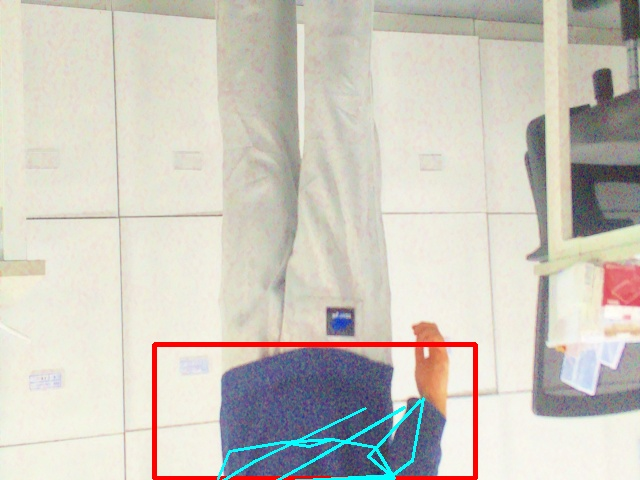
#> input picture SubCameraApp_refactory_260309_stm_com/SubCameraApp_refactory_260309/build/captures/20260310_093136_fall_id1.jpg, 640 x 480 px
$ python -i 260326_firedetect_hanwha_detectenhanced.py   (imports and definitions only)
#> lines starting #> are read from the running program, lines starting #| are printed output that depends on the picture; after the words box and inside, x2 and y2 are one past the last pixel; in counts of white or black regions, pixels touching at a corner belong together
#> further down, picture is the input picture: shape (480, 640, 3); mean B, G, R 191.9, 200.8, 205
import cv2
import numpy as np
import urllib.parse
import os
from collections import deque

os.environ["OPENCV_FFMPEG_CAPTURE_OPTIONS"] = "rtsp_transport;tcp|max_delay;500000"

# =========================
# Video Stream
# =========================
class VideoStream:
    # [35 lines left out: functions __init__, start, update, reconnect, not called in this run]

    def read(self):
        return self.Q[-1] if self.Q else None

    def stop(self):
        self.stopped = True
        self.cap.release()


# =========================
# Thermal Fire Detector (강화)
# =========================
class ThermalFireDetector:
    def __init__(self):
        self.history = deque(maxlen=15)

    def detect(self, frame):
        hsv = cv2.cvtColor(frame, cv2.COLOR_BGR2HSV)
#> hsv: shape (480, 640, 3); mean H, S, V 39, 31.8, 210.9

        # 🔥 RED 영역 확대 (끝부분까지 포함)
        lower_red1 = np.array([0, 40, 40])
        upper_red1 = np.array([10, 255, 255])
        lower_red2 = np.array([170, 40, 40])
        upper_red2 = np.array([180, 255, 255])

        mask1 = cv2.inRange(hsv, lower_red1, upper_red1)
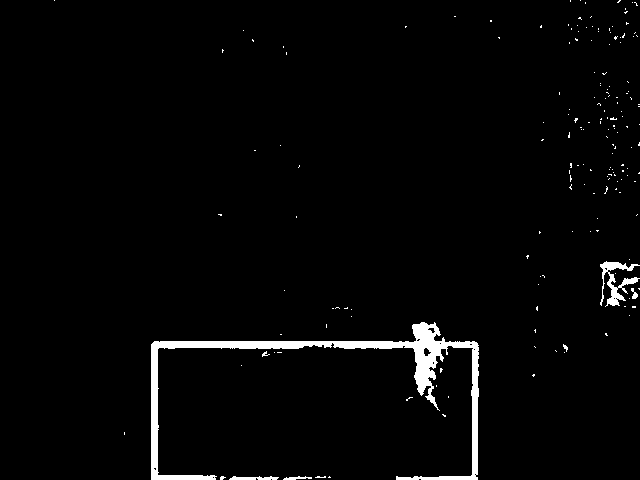
#> mask1: shape (480, 640); 2.4% white; 177 white regions (170 under 20 px), largest, box (x1, y1, x2, y2) and area: (151, 322, 479, 480) 5885, (600, 261, 640, 307) 659, (229, 476, 279, 480) 143
        mask2 = cv2.inRange(hsv, lower_red2, upper_red2)
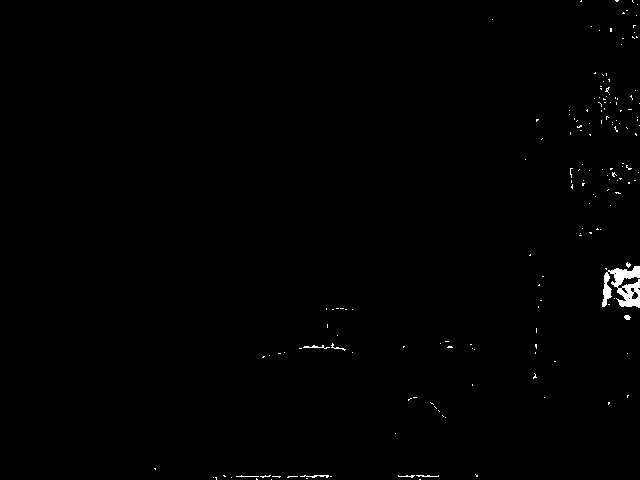
#> mask2: shape (480, 640); 0.54% white; 171 white regions (163 under 20 px), largest, box (x1, y1, x2, y2) and area: (602, 266, 640, 308) 921, (303, 345, 330, 349) 45, (300, 475, 329, 478) 45
        red_mask = cv2.bitwise_or(mask1, mask2)
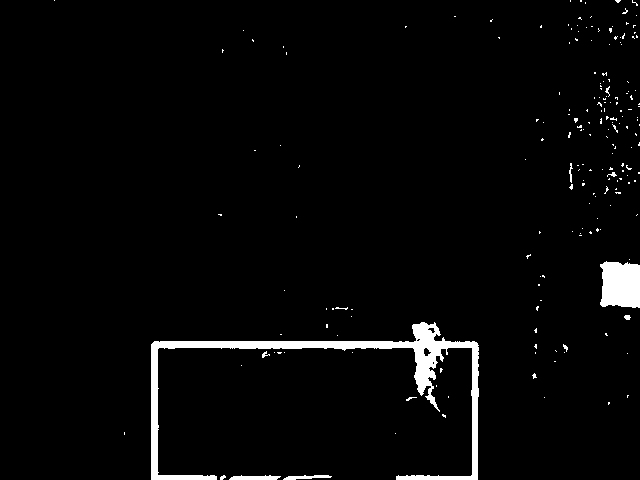
#> red_mask: shape (480, 640); 2.9% white; 196 white regions (185 under 20 px), largest, box (x1, y1, x2, y2) and area: (151, 322, 479, 480) 6065, (600, 261, 640, 308) 1660, (229, 475, 281, 480) 197

        # =====================
        # Morphology + Dilation (타원형 커널)
        # =====================
        kernel = cv2.getStructuringElement(cv2.MORPH_ELLIPSE, (7, 15))
        red_mask = cv2.morphologyEx(red_mask, cv2.MORPH_CLOSE, kernel)
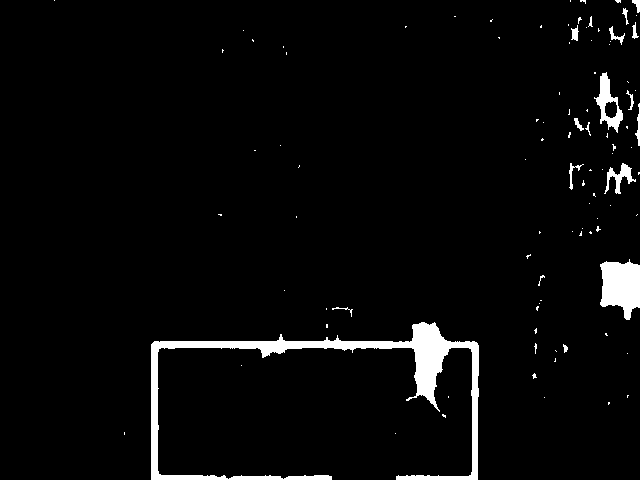
#> red_mask: shape (480, 640); 3.6% white; 99 white regions (81 under 20 px), largest, box (x1, y1, x2, y2) and area: (151, 322, 479, 480) 7191, (600, 259, 640, 320) 1774, (594, 72, 623, 133) 666
        red_mask = cv2.dilate(red_mask, kernel, iterations=1)
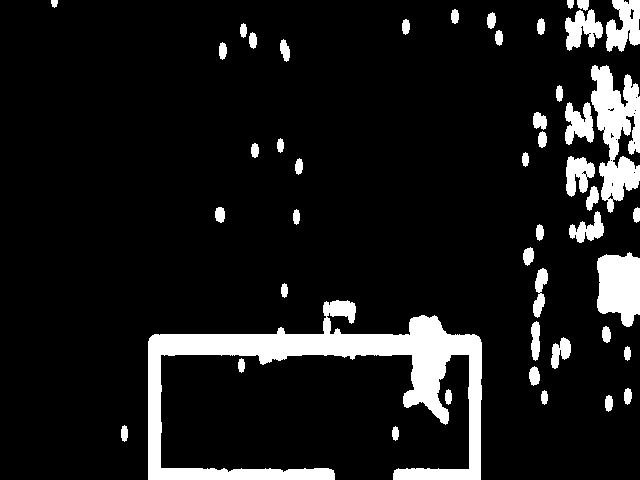
#> red_mask: shape (480, 640); 10.6% white; 47 white regions
        red_mask = cv2.morphologyEx(red_mask, cv2.MORPH_OPEN, kernel)

        # =====================
        # Contours 합쳐서 bbox 생성
        # =====================
        contours, _ = cv2.findContours(red_mask, cv2.RETR_EXTERNAL, cv2.CHAIN_APPROX_SIMPLE)
#> contours = 47 contours; largest, box (x1, y1, x2, y2) and area: (148, 300, 482, 480) 15411, (591, 65, 640, 213) 3910, (597, 252, 640, 327) 2456, (606, 0, 640, 52) 1154, (565, 9, 603, 51) 844
        all_points = []

        for c in contours:
            x, y, w, h = cv2.boundingRect(c)
            area = w * h
            # 면적 작고 길이/너비도 작은 경우 제외
            if area < 200 and max(w, h) < 20:
                continue
            hull = cv2.convexHull(c)
            all_points.extend(hull.reshape(-1, 2))
#> this loop made 47 passes
#> (x, y, w, h, area) on passes 1 to 12: (392, 426, 7, 15, 105), (121, 425, 7, 17, 119), (605, 395, 8, 17, 136), (541, 390, 7, 15, 105), (445, 389, 7, 16, 112), (624, 388, 8, 17, 136), (529, 366, 11, 20, 220), (238, 358, 7, 15, 105), (624, 346, 7, 15, 105), (551, 337, 20, 32, 640), (602, 326, 9, 17, 153), (531, 321, 9, 40, 360)
#> after the loop, all_points = 238 pairs, first value 148 to 639, second value 0 to 479

        boxes = []
        if all_points:
            all_points = np.array(all_points)
            x, y, w, h = cv2.boundingRect(all_points)
#> x = 148; w = 492; h = 480
            boxes.append((x, y, w, h))

        # =====================
        # Temporal Filter
        # =====================
        detected = len(boxes) > 0
#> detected = True
        self.history.append(detected)
        confirmed = self.history.count(True) > 8

        return confirmed, boxes, red_mask


# =========================
# Main
# =========================
# [38 lines left out: function main, not called in this run]


# [2 lines not run here, left out]

>>> import cv2
>>> picture = cv2.imread('../SubCameraApp_refactory_260309_stm_com/SubCameraApp_refactory_260309/build/captures/20260310_093136_fall_id1.jpg')
>>> result = ThermalFireDetector().detect(picture)
